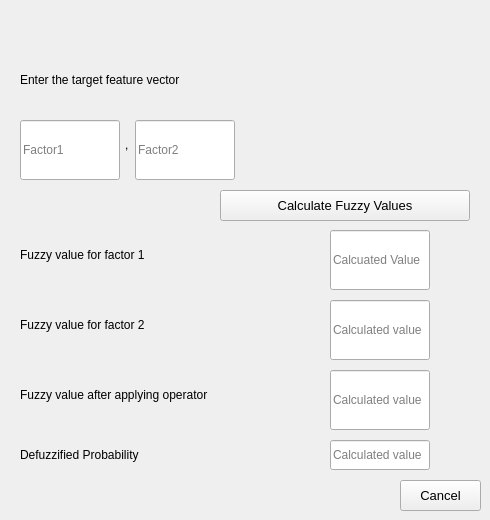
                  <widget class="QWidget" name="feature_vec">
                        <attribute name="title">
                              <string>Feature Vector</string>
                        </attribute>
                        <widget class="QLabel" name="lb_feature_vec">
                              <property name="geometry">
                                    <rect>
                                          <x>20</x>
                                          <y>50</y>
                                          <width>300</width>
                                          <height>60</height>
                                    </rect>
                              </property>
                              <property name="text">
                                    <string>Enter the target feature vector</string>
                              </property>
                        </widget>
                        <widget class="QLineEdit" name="le_fac1">
                              <property name="geometry">
                                    <rect>
                                          <x>20</x>
                                          <y>120</y>
                                          <width>100</width>
                                          <height>60</height>
                                    </rect>
                              </property>
                              <property name="placeholderText">
                                    <string>Factor1</string>
                              </property>
                        </widget>

                        <widget class="QLabel" name="lb_comma">
                              <property name="geometry">
                                    <rect>
                                          <x>125</x>
                                          <y>120</y>
                                          <width>5</width>
                                          <height>50</height>
                                    </rect>
                              </property>
                              <property name="text">
                                    <string>,</string>
                              </property>
                        </widget>
                        <widget class="QLineEdit" name="le_fac2">
                              <property name="geometry">
                                    <rect>
                                          <x>135</x>
                                          <y>120</y>
                                          <width>100</width>
                                          <height>60</height>
                                    </rect>
                              </property>
                              <property name="placeholderText">
                                    <string>Factor2</string>
                              </property>
                        </widget>
                        <widget class="QPushButton" name="pb_feature_vec_save">
                              <property name="geometry">
                                    <rect>
                                          <x>220</x>
                                          <y>190</y>
                                          <width>250</width>
                                          <height>31</height>
                                    </rect>
                              </property>
                              <property name="font">
                                    <font>
                                          <pointsize>10</pointsize>
                                    </font>
                              </property>
                              <property name="text">
                                    <string>Calculate Fuzzy Values</string>
                              </property>
                        </widget>
                        <widget class="QPushButton" name="pb_feature_vec_cancel">
                              <property name="geometry">
                                    <rect>
                                          <x>400</x>
                                          <y>480</y>
                                          <width>81</width>
                                          <height>31</height>
                                    </rect>
                              </property>
                              <property name="font">
                                    <font>
                                          <pointsize>10</pointsize>
                                    </font>
                              </property>
                              <property name="text">
                                    <string>Cancel</string>
                              </property>
                        </widget>
                        <widget class="QLabel" name="lb_comma">
                              <property name="geometry">
                                    <rect>
                                          <x>20</x>
                                          <y>230</y>
                                          <width>300</width>
                                          <height>50</height>
                                    </rect>
                              </property>
                              <property name="text">
                                    <string>Fuzzy value for factor 1</string>
                              </property>
                        </widget>
                        <widget class="QLineEdit" name="le_calc_fac1">
                              <property name="geometry">
                                    <rect>
                                          <x>330</x>
                                          <y>230</y>
                                          <width>100</width>
                                          <height>60</height>
                                    </rect>
                              </property>
                              <property name="placeholderText">
                                    <string>Calcuated Value</string>
                              </property>
                        </widget>
                        <widget class="QLabel" name="lb_comma">
                              <property name="geometry">
                                    <rect>
                                          <x>20</x>
                                          <y>300</y>
                                          <width>300</width>
                                          <height>50</height>
                                    </rect>
                              </property>
                              <property name="text">
                                    <string>Fuzzy value for factor 2</string>
                              </property>
                        </widget>
                        <widget class="QLineEdit" name="le_calc_fac2">
                              <property name="geometry">
                                    <rect>
                                          <x>330</x>
                                          <y>300</y>
                                          <width>100</width>
                                          <height>60</height>
                                    </rect>
                              </property>
                              <property name="placeholderText">
                                    <string>Calculated value</string>
                              </property>
                        </widget>
                        <widget class="QLabel" name="lb_fuzz_after_operator">
                              <property name="geometry">
                                    <rect>
                                          <x>20</x>
                                          <y>370</y>
                                          <width>300</width>
                                          <height>50</height>
                                    </rect>
                              </property>
                              <property name="text">
                                    <string>Fuzzy value after applying operator</string>
                              </property>
                        </widget>
                        <widget class="QLineEdit" name="le_calc_final">
                              <property name="geometry">
                                    <rect>
                                          <x>330</x>
                                          <y>370</y>
                                          <width>100</width>
                                          <height>60</height>
                                    </rect>
                              </property>
                              <property name="placeholderText">
                                    <string>Calculated value</string>
                              </property>
                        </widget>
                        <widget class="QLabel" name="lb_defuzz">
                              <property name="geometry">
                                    <rect>
                                          <x>20</x>
                                          <y>440</y>
                                          <width>300</width>
                                          <height>30</height>
                                    </rect>
                              </property>
                              <property name="text">
                                    <string>Defuzzified Probability</string>
                              </property>
                        </widget>
                        <widget class="QLineEdit" name="le_defuzz_probab">
                              <property name="geometry">
                                    <rect>
                                          <x>330</x>
                                          <y>440</y>
                                          <width>100</width>
                                          <height>30</height>
                                    </rect>
                              </property>
                              <property name="placeholderText">
                                    <string>Calculated value</string>
                              </property>
                        </widget>
                  </widget>
